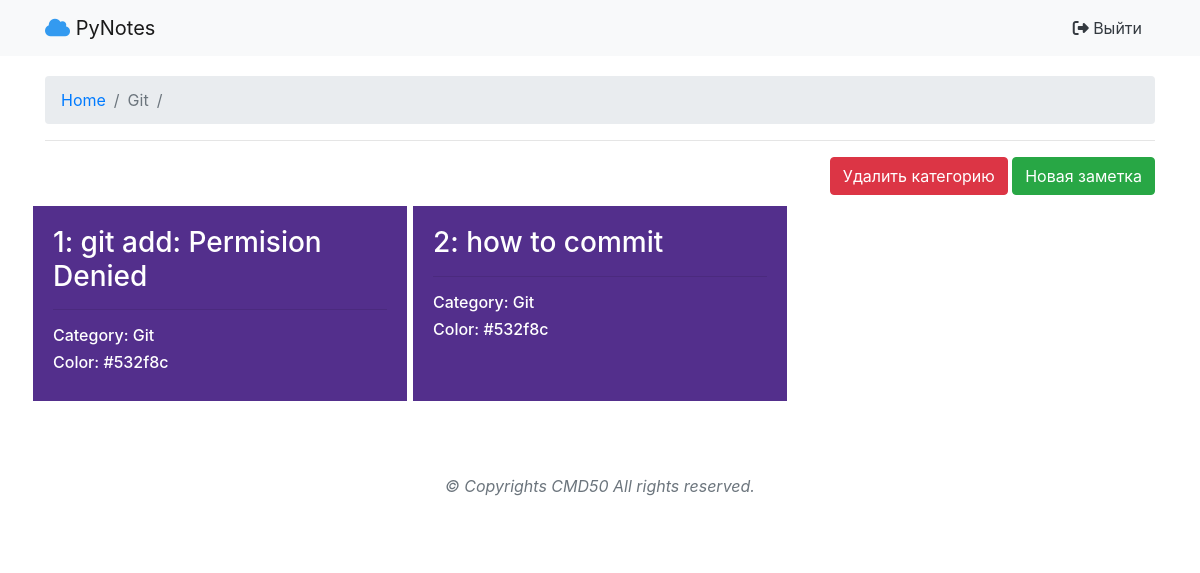
/categories/1/notes/ (signed in), run on an earlier commit of the app's database.
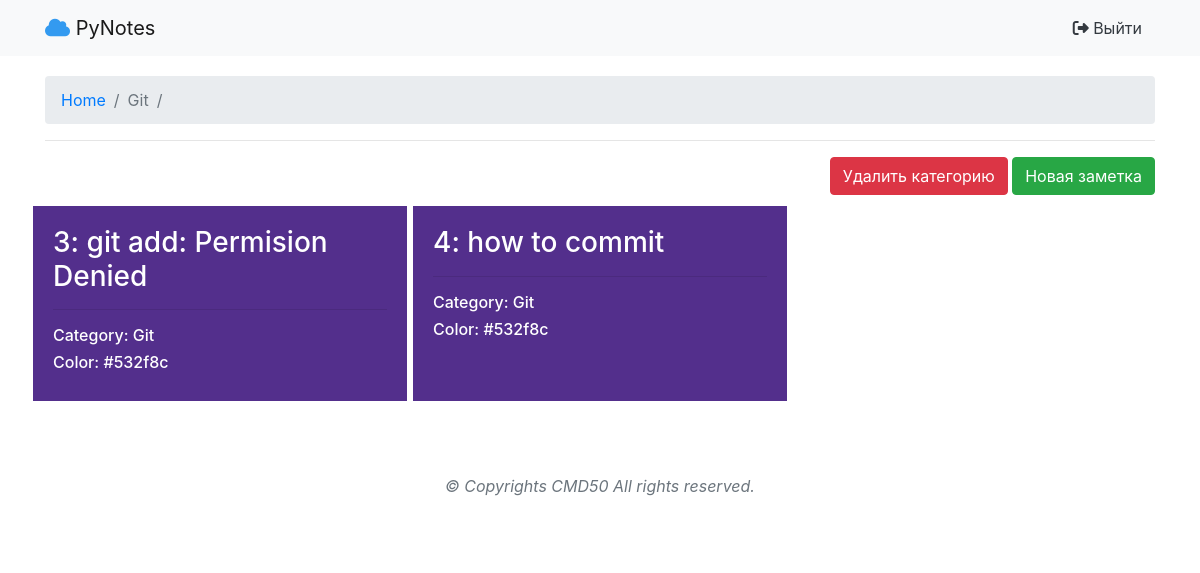
And on a later commit of the database.
### PyNotes/apps/notes/models.py (models this page shows, shortened)
class Category(models.Model):
    name = models.CharField('Название', max_length=30, default=None)
    color = models.ForeignKey(Color, on_delete=models.CASCADE, default=None)
    user = models.ForeignKey(User, on_delete=models.CASCADE, default=None)
    def __str__(self):
        return self.name
    class Meta:
        verbose_name = 'Категория'
        verbose_name_plural = 'Категории'

class Note(models.Model):
    title = models.CharField('Титул', max_length=30, default=None)
    text = models.TextField('Заметка', default=None)
    category = models.ForeignKey(Category, on_delete=models.CASCADE, default=None)
    user = models.ForeignKey(User, on_delete=models.CASCADE, default=None)
    class Meta:
        verbose_name = 'Заметка'
        verbose_name_plural = 'Заметки'

class Color(models.Model):
    rgb = models.CharField('RGB', max_length=20, default="#532f8c")
    name = models.CharField('Название', max_length=20, default="Стандартный")
    class Meta:
        verbose_name = 'Цвет'
        verbose_name_plural = 'Цвета'

### PyNotes/apps/notes/views.py (the view)
# urls.py: path('<int:category_id>/notes/', views.categoryById, name='categoryById'),
@login_required
def categoryById(request, category_id):
    category = Category.objects.get(id=category_id)
    notes = Note.objects.filter(category=category_id)
    return render(request, 'notes/notes.html', { 'notes' : notes, 'category' : category })

### PyNotes/templates/notes/notes.html (shortened to what this page needs)
{% extends "notes/_layout.html" %}
{% load static %}
{% block content %}
<div class="container" style="padding-top:20px;padding-bottom:50px;">
    <nav aria-label="breadcrumb">
        <ol class="breadcrumb">
            <li class="breadcrumb-item"><a href="{% url 'categories' %}">Home</a></li>
            <li class="breadcrumb-item active" aria-current="page">{{ category }}</li>
            <li class="breadcrumb-item active" aria-current="page"></li>
        </ol>
    </nav>
    <hr>
    <div class="row">
        <div class="col-md-12 text-right mb-2">
            <a href="#" class="btn btn-danger"> Удалить категорию</a>
            <a href="{% url 'createNote' category_id=category.id %}" class="btn btn-success"> Новая заметка</a>
        </div>
        {% for note in notes %}
            <a href="{% url 'noteById' category_id=note.category.id note_id=note.id is_success=None %}" class="col-md-4 fx-col" style="background:{{ category.color.rgb }}">
                <h3>{{ note.id }}: {{ note.title }}</h3>
                <hr>
                <h6>Category: {{ category }}</h6>
                <h6>Color: {{ category.color.rgb }}</h6>
            </a>
        {% endfor %}
    </div>
</div>
{% endblock %}

### PyNotes/templates/notes/_layout.html (shortened to what this page needs)
<!DOCTYPE html>
<html>
<head>
  {% load static %}
  <link href="//maxcdn.bootstrapcdn.com/bootstrap/4.0.0/css/bootstrap.min.css" rel="stylesheet" id="bootstrap-css">
  <link rel="stylesheet" href="https://cdnjs.cloudflare.com/ajax/libs/font-awesome/4.7.0/css/font-awesome.min.css">
  <link href="https://cdn.quilljs.com/1.3.6/quill.snow.css" rel="stylesheet">
</head>
<body>
<nav class="navbar navbar-light bg-light navbar-fixed">
  <div class="container">
    <ul class="nav navbar-nav">
      <li class="active">
        <a class="navbar-brand" href="/">
          <i class="fas fa-cloud" style="color: #339AF0;"></i>
           PyNotes
        </a>
      </li>
    </ul>
    <ul class="nav navbar-nav navbar-right">
      <li class="navbar-right">
        <a href="{% url 'logout' %}" class="btn btn-light text-dark"><i class="fas fa-sign-out-alt"></i> Выйти</a>
      </li>
    </ul>
  </div>
</nav>
{% block content %}{% endblock %}
<footer class="bg-white pb-5">
  <div class="container text-center">
    <p class="font-italic text-muted mb-0">&copy; Copyrights CMD50 All rights reserved.</p>
  </div>
</footer>
</body>
</html>

### PyNotes/templates/notes/notes.html (style rules this page uses)
.fx-col { margin-bottom:20px; color:white; padding:20px; border:3px solid white; transition:all ease 0.3s; }

What changed in the data, as far as the page shows it:
removed Note: id "1", title "git add: Permision Denied", {{ category }} "Git", {{ category.color.rgb }} "#532f8c"
removed Note: id "2", title "how to commit", {{ category }} "Git", {{ category.color.rgb }} "#532f8c"
added Note: id "3", title "git add: Permision Denied", {{ category }} "Git", {{ category.color.rgb }} "#532f8c"
added Note: id "4", title "how to commit", {{ category }} "Git", {{ category.color.rgb }} "#532f8c"
